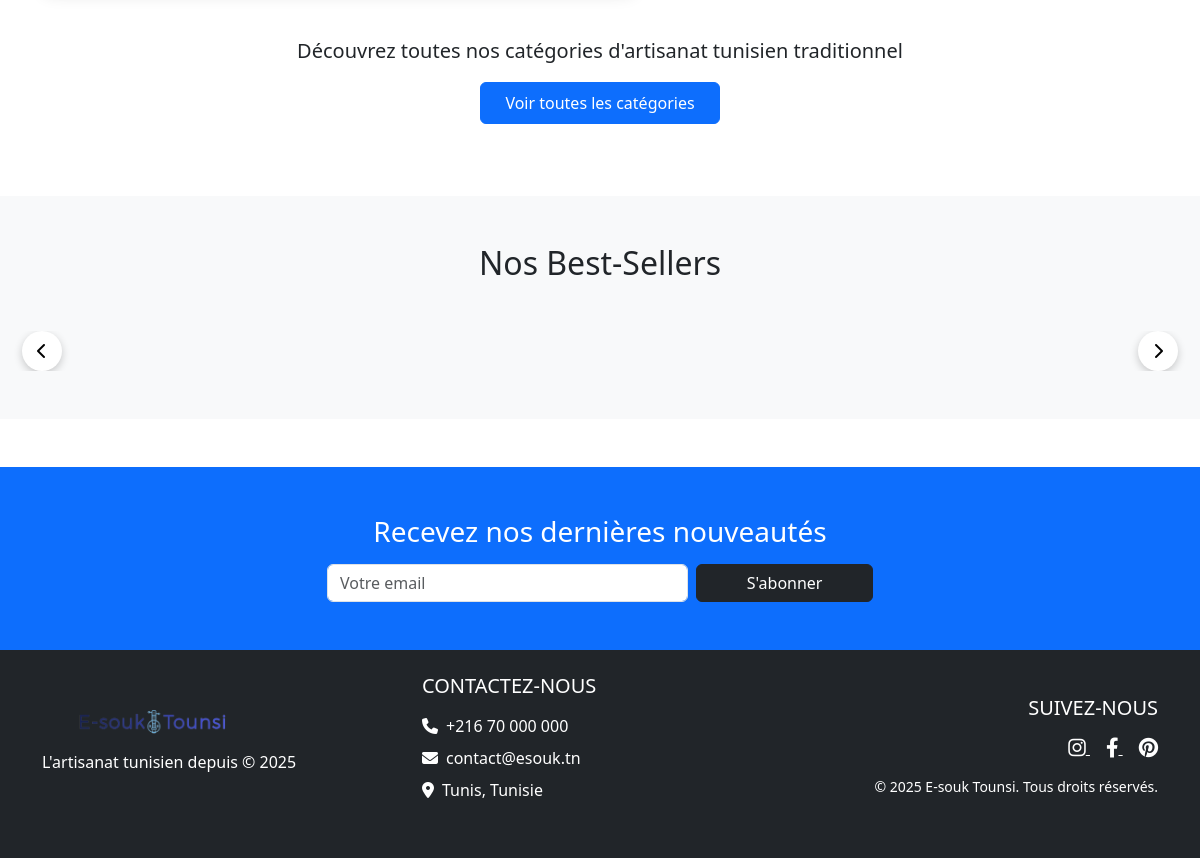
Before: / (lower part) with the older database file.
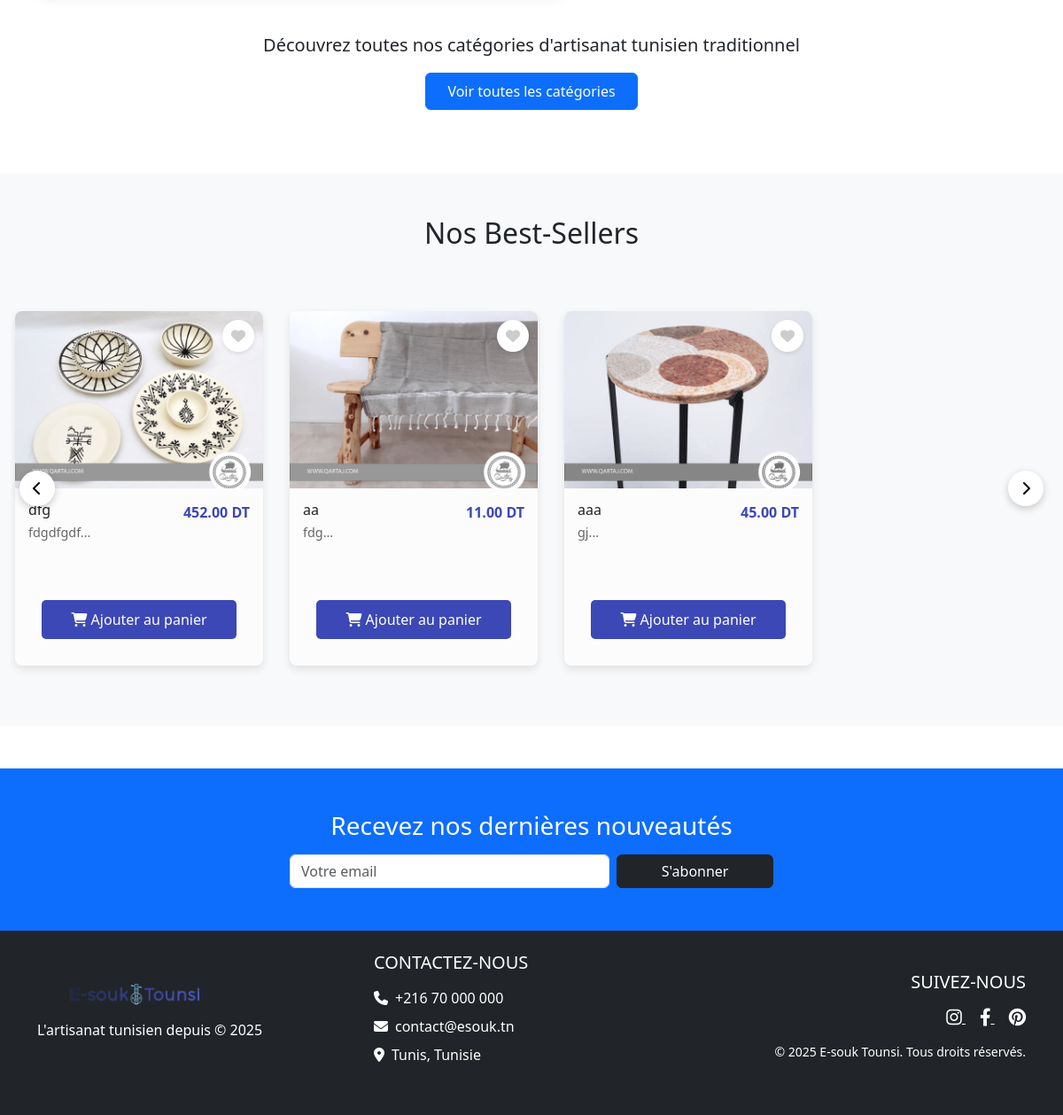
After: the same page with the newer database file.
### tables this page shows
CREATE TABLE `product` (
  `id_product` int NOT NULL AUTO_INCREMENT,
  `title` varchar(255) NOT NULL,
  `description` text,
  `price` decimal(10,2) NOT NULL,
  `stock` int DEFAULT '0',
  `image` varchar(255) DEFAULT NULL,
  `is_best_seller` tinyint(1) NOT NULL DEFAULT '0',
  `created_at` datetime DEFAULT CURRENT_TIMESTAMP,
  `category_id` int DEFAULT NULL,
  PRIMARY KEY (`id_product`),
  KEY `category_id` (`category_id`),
  CONSTRAINT `product_ibfk_1` FOREIGN KEY (`category_id`) REFERENCES `category` (`id_category`) ON DELETE SET NULL
);

### index.php (the view, shortened to what this page needs)
<!DOCTYPE html>
<html lang="fr">
<head>
    <link href="https://cdn.jsdelivr.net/npm/bootstrap@5.3.0/dist/css/bootstrap.min.css" rel="stylesheet">
    <link rel="stylesheet" href="https://cdnjs.cloudflare.com/ajax/libs/font-awesome/6.4.0/css/all.min.css">
    <link rel="stylesheet" href="./assets/css/styles.css">
</head>
<body>
    <?php include './assets/templates/navbar.php'; ?>
    <section class="container mb-5 py-4">
        <div class="category-container">
        </div>
        <div class="text-center mt-4">
            <p class="lead">Découvrez toutes nos catégories d'artisanat tunisien traditionnel</p>
            <a href="categories.php" class="btn btn-primary px-4 py-2">Voir toutes les catégories</a>
        </div>
    </section>
<section id="products" class="container-fluid mb-5 py-5 bg-light">
    <h2 class="text-center mb-5">Nos Best-Sellers</h2>
    <div class="product-carousel-container">
        <button class="carousel-arrow prev-arrow"><i class="fas fa-chevron-left"></i></button>
        <button class="carousel-arrow next-arrow"><i class="fas fa-chevron-right"></i></button>
        <div class="product-carousel">
            <?php
            $productsQuery = $db->query("SELECT * FROM product WHERE is_best_seller = 1 LIMIT 8");
            $productsArray = $productsQuery->fetchAll(PDO::FETCH_ASSOC);
            foreach($productsArray as $product): ?>
                <div class="product-card">
                    <div class="wishlist-icon">
                        <i class="fas fa-heart"></i>
                    </div>
                    <div class="product-image">
                        <img src="./assets/images/products/<?= htmlspecialchars($product['image']) ?>"
                             alt="<?= htmlspecialchars($product['title']) ?>">
                    </div>
                    <div class="product-details">
                        <div class="d-flex justify-content-between">
                            <h5><?= htmlspecialchars($product['title']) ?></h5>
                            <span class="price"><?= number_format($product['price'], 2) ?> DT</span>
                        </div>
                        <p class="product-description"><?= substr(htmlspecialchars($product['description']), 0, 80) ?>...</p>
                        <div class="product-btn-container">
                            <button class="add-to-cart-btn" data-product-id="<?= $product['id_product'] ?>">
                                <i class="fas fa-shopping-cart"></i> Ajouter au panier
                            </button>
                        </div>
                    </div>
                </div>
            <?php endforeach; ?>
        </div>
    </div>
</section>
    <section class="bg-primary text-white py-5">
        <div class="container">
            <div class="row justify-content-center">
                <div class="col-lg-6 text-center">
                    <h3 class="mb-3">Recevez nos dernières nouveautés</h3>
                    <form class="row g-2" action="newsletter.php" method="POST">
                        <div class="col-8">
                            <input type="email" name="email" class="form-control" placeholder="Votre email" required>
                        </div>
                        <div class="col-4">
                            <button type="submit" class="btn btn-dark w-100">S'abonner</button>
                        </div>
                    </form>
                </div>
            </div>
        </div>
    </section>
    <?php include './assets/templates/footer.php'; ?>
</body>
</html>

Changed rows visible on the page:
added product: image (picture), title "dfg", price "452.00", description "fdgdfgdf"
added product: image (picture), title "aa", price "11.00", description "fdg"
added product: image (picture), title "aaa", price "45.00", description "gj"
